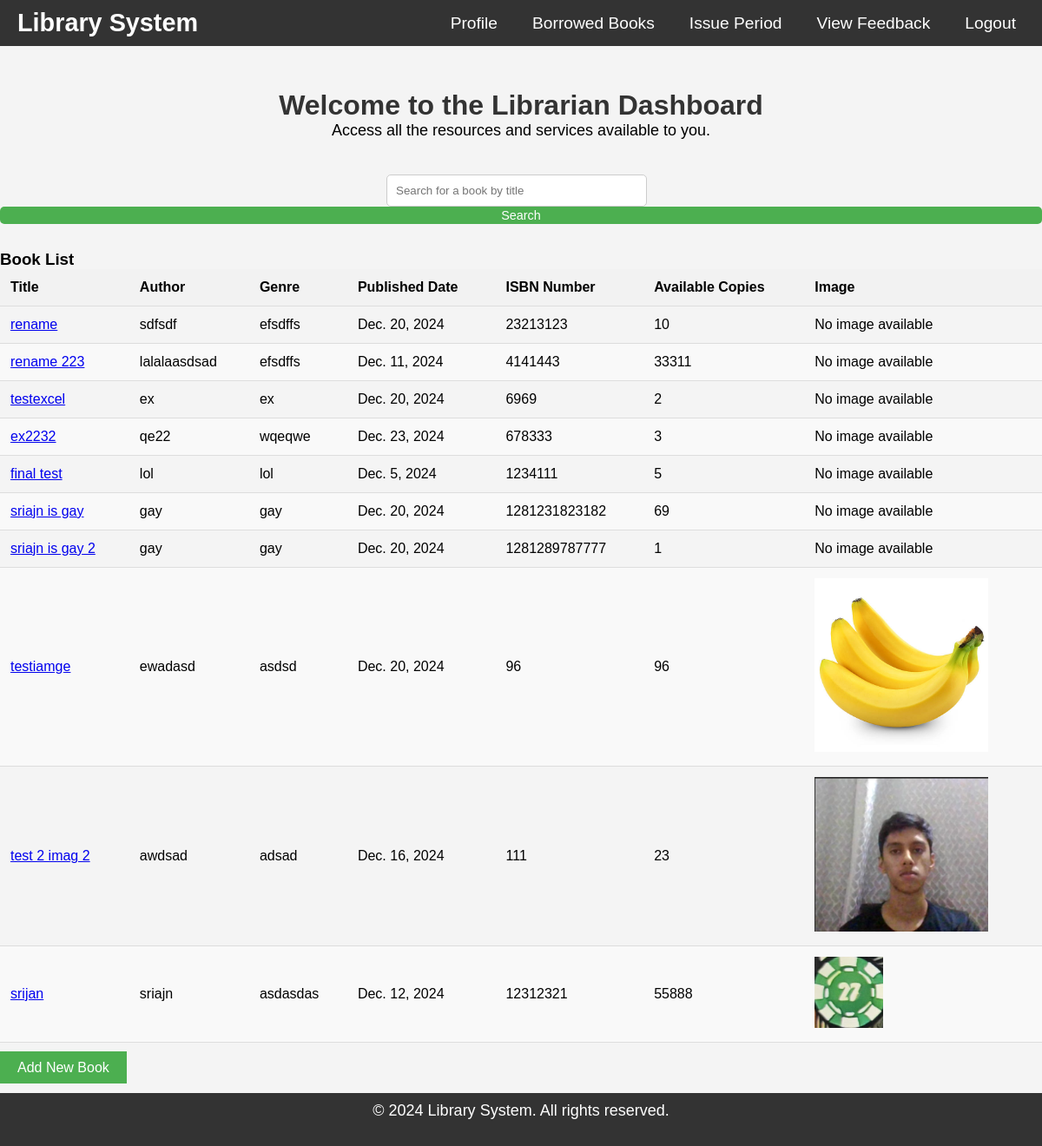
The app's page /librarian/dashboard/ (signed in), older data.
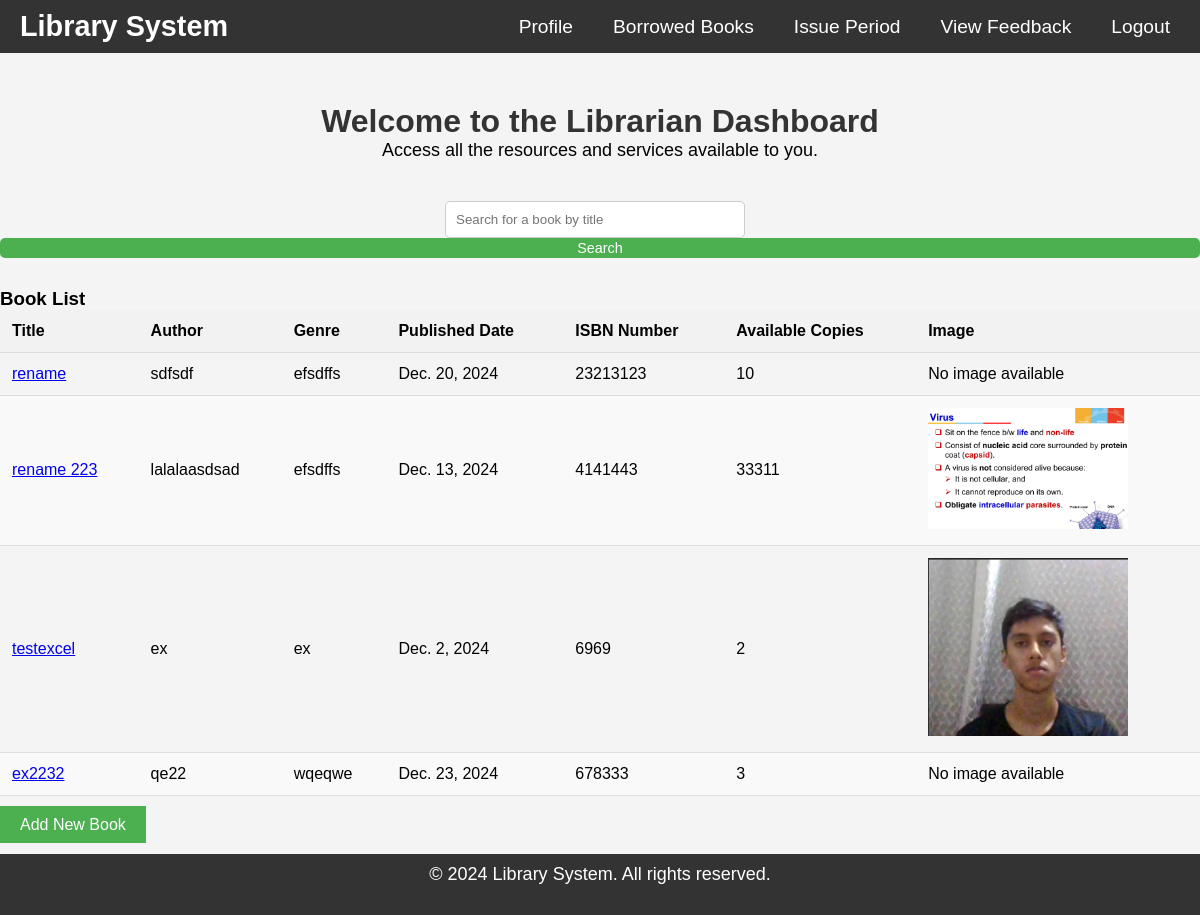
The same page, newer data.
### lib/models.py (models this page shows, shortened)
class Book(models.Model):
    title = models.CharField(max_length=200)
    author = models.CharField(max_length=200)
    genre = models.CharField(max_length=200)
    published_date = models.DateField()
    isbn_number = models.CharField(max_length=13, unique=True)
    available_copies = models.IntegerField()
    image = models.ImageField(upload_to='book_images/', blank=True, null=True)  # Add this line

### lib/views.py (the view)
# urls.py: path('librarian/dashboard/', views.librarian_dashboard, name='librarian_dashboard'),
@staff_member_required
def librarian_dashboard(request):
    query = request.GET.get('q')
    if query:
        books = Book.objects.filter(title__icontains=query)
    else:
        books = Book.objects.all()
    return render(request, 'lib/librarian_dashboard.html', {'books': books})

### lib/templates/lib/librarian_dashboard.html (shortened to what this page needs)
{% load static %}
<!DOCTYPE html>
<html lang="en">
<head>
    <link rel="stylesheet" href="{% static 'css/styles.css' %}">
</head>
<body>
    <nav>
        <div class="navbar">
            <a href="{% url 'lib:home' %}" class="brand">Library System</a>
            <div class="nav-links">
                <a href="{% url 'lib:librarian_profile' %}" class="profile-icon">Profile</a>
                <a href="{% url 'lib:borrowed_books' %}">Borrowed Books</a>
                <a href="{% url 'lib:issue_period' %}">Issue Period</a>
                <a href="{% url 'lib:view_feedback' %}">View Feedback</a>
                <a href="{% url 'lib:logout_views' %}">Logout</a>
            </div>
        </div>
    </nav>
    <div class="welcome-message">
        <h2>Welcome to the Librarian Dashboard</h2>
        <p>Access all the resources and services available to you.</p>
    </div>
    <div class="search-form">
        <form method="GET" action="{% url 'lib:librarian_dashboard' %}">
            <input type="text" name="q" placeholder="Search for a book by title" value="{{ request.GET.q }}">
            <button type="submit">Search</button>
        </form>
    </div>
    <div class="book-list">
        <h3>Book List</h3>
        <table>
            <thead>
                <tr>
                    <th>Title</th>
                    <th>Author</th>
                    <th>Genre</th>
                    <th>Published Date</th>
                    <th>ISBN Number</th>
                    <th>Available Copies</th>
                    <th>Image</th>
                </tr>
            </thead>
            <tbody>
                {% for book in books %}
                <tr>
                    <td><a href="{% url 'lib:book_detail_lib' book.isbn_number %}">{{ book.title }}</a></td>
                    <td>{{ book.author }}</td>
                    <td>{{ book.genre }}</td>
                    <td>{{ book.published_date }}</td>
                    <td>{{ book.isbn_number }}</td>
                    <td>{{ book.available_copies }}</td>
                    <td>
                        {% if book.image %}
                            <img src="{{ book.image.url }}" alt="{{ book.title }}" class="book-image">
                        {% else %}
                            No image available
                        {% endif %}
                    </td>
                </tr>
                {% empty %}
                <tr>
                    <td colspan="7">No books available.</td>
                </tr>
                {% endfor %}
            </tbody>
        </table>
    </div>
    <div class="add-books-btn">
        <a href="{% url 'lib:add_book' %}" class="btn btn-primary">Add New Book</a>
    </div>
    <footer>
        <p>&copy; 2024 Library System. All rights reserved.</p>
    </footer>
</body>
</html>

Row changes from the older to the newer data that the page shows:
removed Book: title "final test", author "lol", genre "lol", published_date "Dec. 5, 2024", isbn_number "1234111", available_copies "5", shows "No image available"
removed Book: title "sriajn is gay", author "gay", genre "gay", published_date "Dec. 20, 2024", isbn_number "1281231823182", available_copies "69", shows "No image available"
removed Book: title "sriajn is gay 2", author "gay", genre "gay", published_date "Dec. 20, 2024", isbn_number "1281289787777", available_copies "1", shows "No image available"
removed Book: title "testiamge", author "ewadasd", genre "asdsd", published_date "Dec. 20, 2024", isbn_number "96", available_copies "96", image (picture)
removed Book: title "test 2 imag 2", author "awdsad", genre "adsad", published_date "Dec. 16, 2024", isbn_number "111", available_copies "23", image (picture)
removed Book: title "srijan", author "sriajn", genre "asdasdas", published_date "Dec. 12, 2024", isbn_number "12312321", available_copies "55888", image (picture)
changed Book "rename 223": published_date "Dec. 11, 2024" → "Dec. 13, 2024"; image: picture added; no longer shows "No image available"
changed Book "testexcel": published_date "Dec. 20, 2024" → "Dec. 2, 2024"; image: picture added; no longer shows "No image available"
